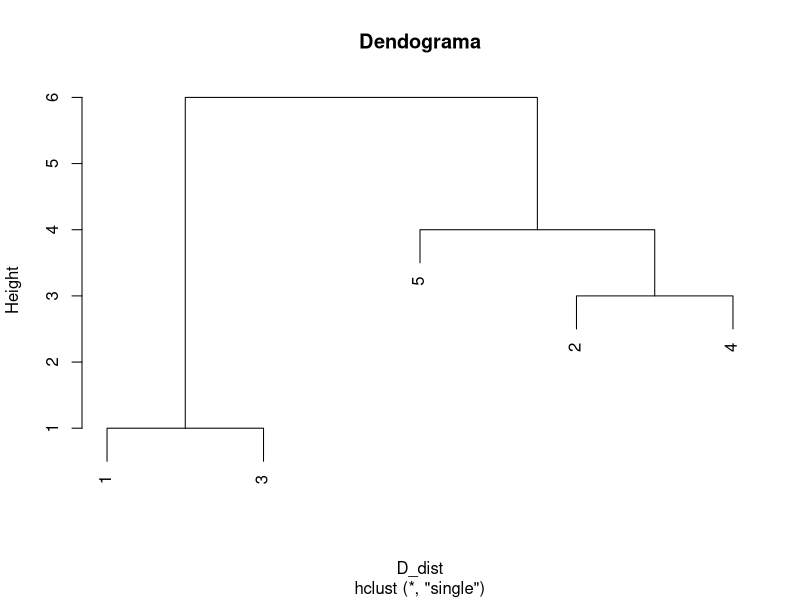
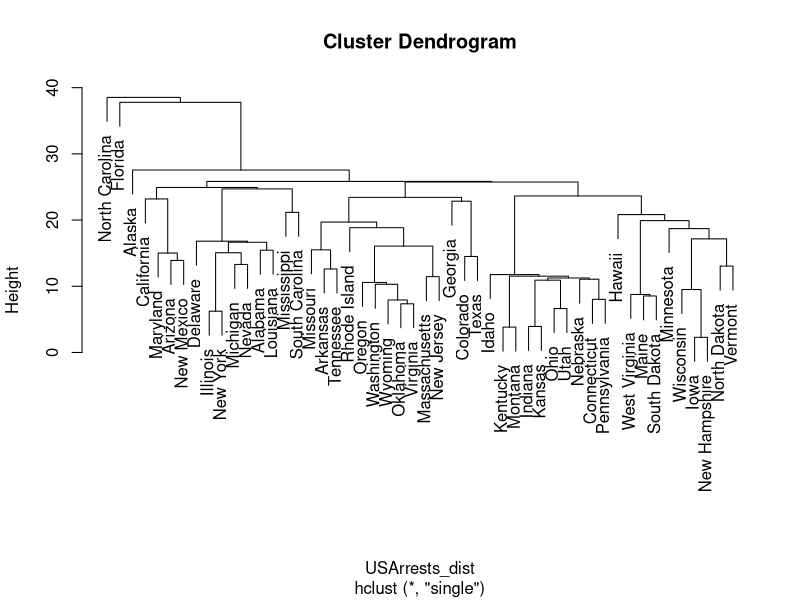
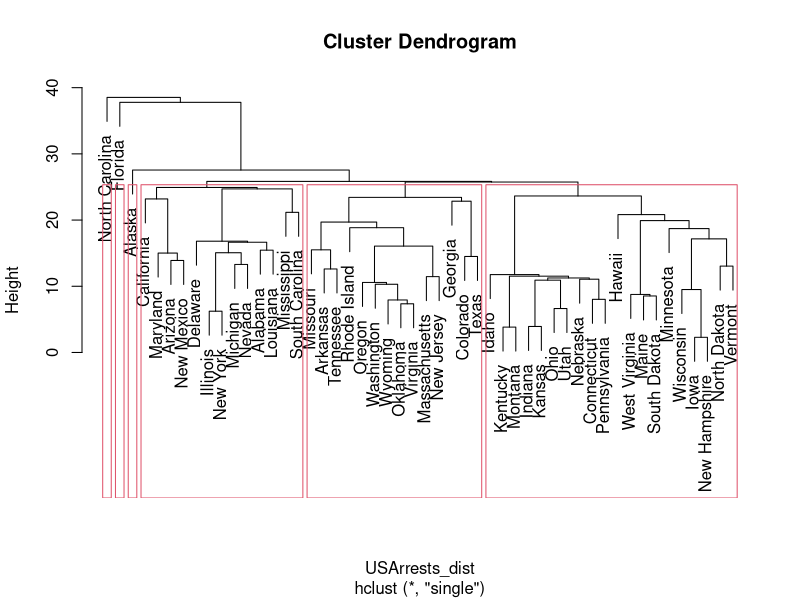

Write R code to recreate these figures, in order.
## ---- chunk 1
D=matrix(c(0,7,1,9,8,7,0,6,3,5,1,6,0,8,7,9,3,8,0,4,8,5,7,4,0),ncol=5)
colnames(D)=as.character(1:5)
rownames(D)=as.character(1:5)
print(D)
## ---- chunk 2
D1=matrix(c(0,6,8,7,6,0,3,5,8,3,0,4,7,5,4,0),ncol=4)
colnames(D1)=c("G13",2,4,5)
rownames(D1)=c("G13",2,4,5)
print(D1)
## ---- chunk 3
D2=matrix(c(0,6,5,6,0,4,5,4,0),ncol=3)
colnames(D2)=c("G13","G24",5)
rownames(D2)=c("G13","G24",5)
print(D2)
## ---- chunk 4
D3=matrix(c(0,5,5,0),ncol=2)
colnames(D3)=c("G12","G245")
rownames(D3)=c("G12","G245")
print(D3)
## ---- chunk 5
D_dist=as.dist(D)
d_tree=hclust(D_dist,method="single")
plot(d_tree, main="Dendograma")
## ---- chunk 6
data("USArrests")
head(USArrests)
## ---- chunk 7
USArrests_dist=dist(USArrests)
USArrests_clust=hclust(USArrests_dist,method="single")
plot(USArrests_clust)
## ---- chunk 8
USArrests_clust_4=cutree(USArrests_clust,k=6)
plot(USArrests_clust)
rect.hclust(USArrests_clust,k=6)
